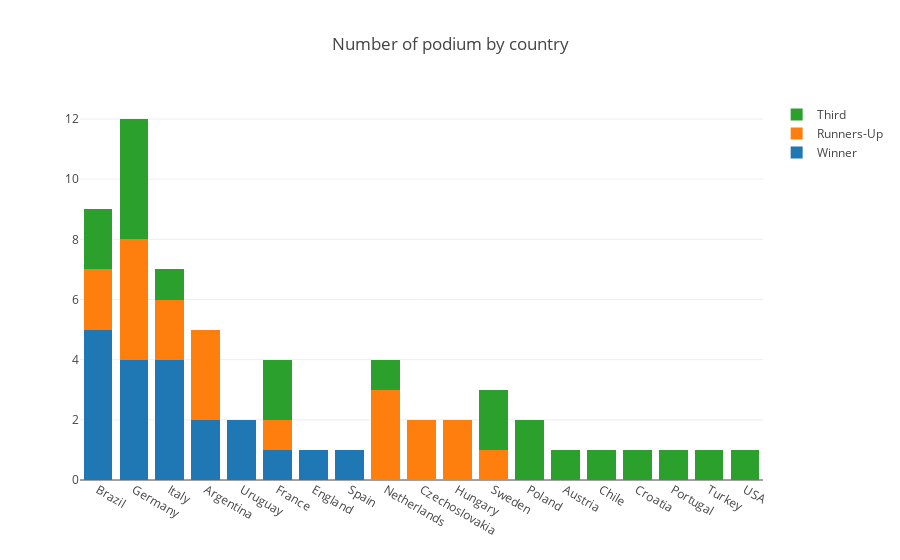

Source (notebook cell):
### Code cell
data= []

# each x:country has the ammount of y:prize divided by name/type:prize
# easy to understand to see the data
for prize in prize_list:
    country = all_df['country']
    count = all_df['{}_count'.format(prize)]
    data.append(
        go.Bar(
            x=country,
            y=count,
            name = prize,
        )
    )

layout = go.Layout(
    barmode = "stack", 
    title = "Number of podium by country",
#     showlegend = False
)

fig = go.Figure(data=data, layout=layout)
py.iplot(fig, filename='pyplot-fifa')

### Figure 1 — Plotly figure (JSON) as saved in the notebook; plotly's stock layout.template omitted (floating-point values rounded to 4 significant figures)
{"data": [{"name": "Winner", "x": ["Brazil", "Germany", "Italy", "Argentina", "Uruguay", "France", "England", "Spain", "Netherlands", "Czechoslovakia", "Hungary", "Sweden", "Poland", "Austria", "Chile", "Croatia", "Portugal", "Turkey", "USA"], "y": [5, 4, 4, 2, 2, 1, 1, 1, null, null, null, null, null, null, null, null, null, null, null], "type": "bar", "uid": "071225f6-ab6c-11e8-88a7-0242ac130005"}, {"name": "Runners-Up", "x": ["Brazil", "Germany", "Italy", "Argentina", "Uruguay", "France", "England", "Spain", "Netherlands", "Czechoslovakia", "Hungary", "Sweden", "Poland", "Austria", "Chile", "Croatia", "Portugal", "Turkey", "USA"], "y": [2, 4, 2, 3, null, 1, null, null, 3, 2, 2, 1, null, null, null, null, null, null, null], "type": "bar", "uid": "07122894-ab6c-11e8-88a7-0242ac130005"}, {"name": "Third", "x": ["Brazil", "Germany", "Italy", "Argentina", "Uruguay", "France", "England", "Spain", "Netherlands", "Czechoslovakia", "Hungary", "Sweden", "Poland", "Austria", "Chile", "Croatia", "Portugal", "Turkey", "USA"], "y": [2, 4, 1, null, null, 2, null, null, 1, null, null, 2, 2, 1, 1, 1, 1, 1, 1], "type": "bar", "uid": "07122966-ab6c-11e8-88a7-0242ac130005"}], "layout": {"barmode": "stack", "title": "Number of podium by country"}}
